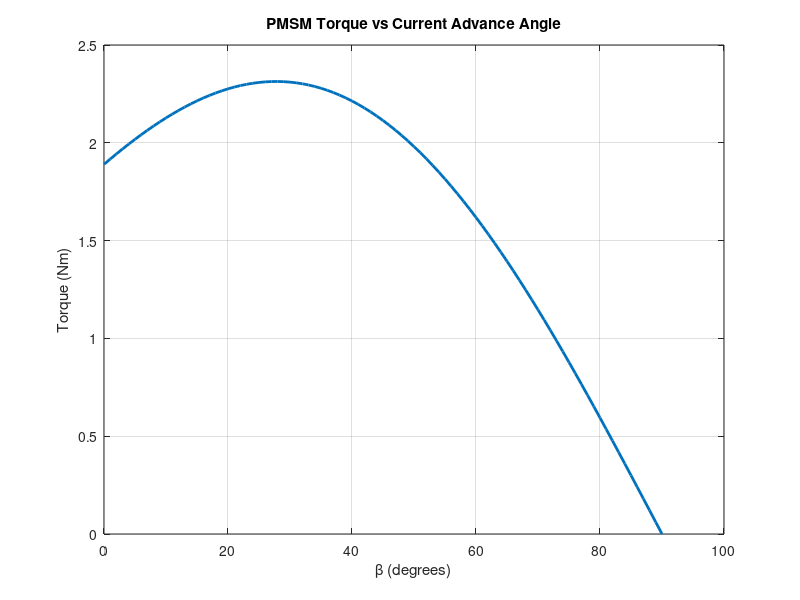

This chart was generated by the following MATLAB code:
clc;
clear;

% Given parameters
p = 3;                      % pole pairs
lambda_f = 35e-3;          % Wb
I = 12;                    % A

Ld = 3.52e-3;              % H
Lq = 1.12e-3;              % H

% Beta range (degrees)
beta_deg = 0:1:90;
beta = deg2rad(beta_deg);  % convert to radians

% Preallocate torque
Te = zeros(size(beta));

% Compute torque
for k = 1:length(beta)
    id = I * sin(beta(k));
    iq = I * cos(beta(k));
    
    Te(k) = (3/2)*p*( lambda_f*iq + (Ld - Lq)*id*iq );
end

% Plot
figure;
plot(beta_deg, Te, 'LineWidth', 2);
grid on;
xlabel('\beta (degrees)');
ylabel('Torque (Nm)');
title('PMSM Torque vs Current Advance Angle');
